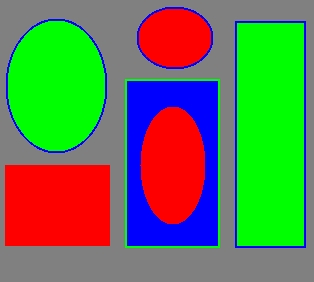
//> input picture BT7/a_pic0.jpg, 314 x 282 px
$ ./ThiGiacMay_BT7 a_pic0.jpg   (built with g++ and OpenCV 4)
//> lines starting //> are read from the running program, lines starting //| are printed output that depends on the picture; after the words box and inside, x2 and y2 are one past the last pixel; in counts of white or black regions, pixels touching at a corner belong together
#include "opencv2/imgproc/imgproc.hpp"
#include "opencv2/highgui/highgui.hpp"
#include <stdlib.h>
#include <stdio.h>

using namespace cv;

/** @function main */
int main( int argc, char** argv )
{

  Mat src, src_gray;
  Mat grad;
  // char* window_name = "Sobel Demo - Simple Edge Detector";
  int scale = 1;
  int delta = 0;
  int ddepth = CV_16S;// to avoid overflow; The depth of the output image

  int threshold = 30000;

  /// Load an image
  src = imread( argv[1] );
//> src is the input picture: 282 rows x 314 cols, CV_8UC3; mean B, G, R 80.9, 123.3, 100.1

  if( !src.data )
  { return -1; }

  // GaussianBlur( src, src, Size(3,3), 0, 0, BORDER_DEFAULT );

  /// Convert it to gray
  cvtColor( src, src_gray, CV_BGR2GRAY );
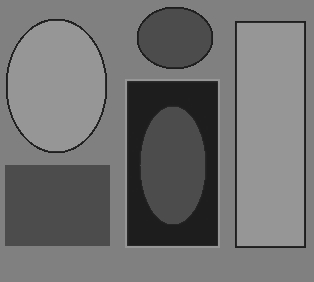
//> src_gray: 282 rows x 314 cols, CV_8UC1; min 28, max 151, mean 111.6

  /// Create window
  // namedWindow( window_name, CV_WINDOW_AUTOSIZE );
  namedWindow( "Iy", CV_WINDOW_AUTOSIZE );
  namedWindow( "Ix", CV_WINDOW_AUTOSIZE );
  namedWindow( "img_out", CV_WINDOW_AUTOSIZE );
  // namedWindow( "grad_x", CV_WINDOW_AUTOSIZE );

  /// Generate grad_x and grad_y
  Mat grad_x, grad_y;// CV_16S
  Mat Ix, Iy;// CV_8U

  /// Gradient X
  //Scharr( src_gray, grad_x, ddepth, 1, 0, scale, delta, BORDER_DEFAULT );
  Sobel( src_gray, grad_x, ddepth, 1, 0, 3, scale, delta, BORDER_DEFAULT );
  convertScaleAbs( grad_x, Ix );// convert CV_16S back to CV_8U
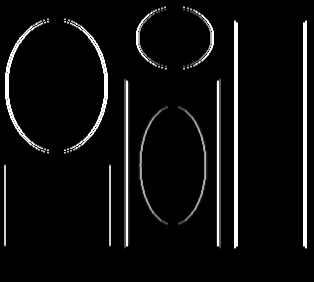
//> Ix: 282 rows x 314 cols, CV_8UC1; min 0, max 255, mean 14.3

  /// Gradient Y
  //Scharr( src_gray, grad_y, ddepth, 0, 1, scale, delta, BORDER_DEFAULT );
  Sobel( src_gray, grad_y, ddepth, 0, 1, 3, scale, delta, BORDER_DEFAULT );
  convertScaleAbs( grad_y, Iy );// convert CV_16S back to CV_8U


  // calc IxIx, IyIy
  Mat IxIx(src_gray.size(), CV_16S), IyIy(src_gray.size(), CV_16S), IxIy(src_gray.size(), CV_16S);// CV_16S - short −32,768 to 32,767
  // float IxIx, IyIy, IxIy, R;
  for (int i = 0; i < src_gray.cols; ++i)
  {
    for (int j = 0; j < src_gray.rows; ++j)
    {
      IxIx.at<short>(i,j) = Ix.at<uchar>(i,j) * Ix.at<uchar>(i,j);
      IyIy.at<short>(i,j) = Iy.at<uchar>(i,j) * Iy.at<uchar>(i,j);
      IxIy.at<short>(i,j) = Ix.at<uchar>(i,j) * Iy.at<uchar>(i,j);
      // [9 lines of commented-out code are left out]
    }
    // printf("\n");
  }
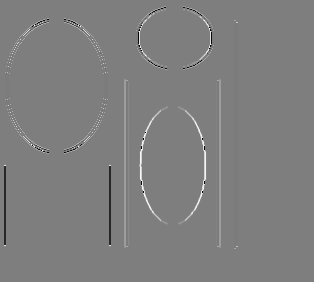
//> IxIx: 282 rows x 314 cols, CV_16SC1; min -32412, max 32761, mean 141.4; drawn with min black and max white
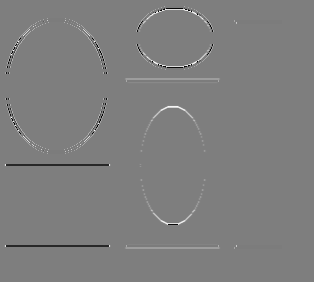
//> IyIy: 282 rows x 314 cols, CV_16SC1; min -32412, max 32761, mean 15.3; drawn with min black and max white
  Mat Ix2, Iy2, IxIy2;
  GaussianBlur( IxIx, Ix2, Size(3,3), 0, 0, BORDER_DEFAULT );
  GaussianBlur( IyIy, Iy2, Size(3,3), 0, 0, BORDER_DEFAULT );
  GaussianBlur( IxIy, IxIy2, Size(3,3), 0, 0, BORDER_DEFAULT );
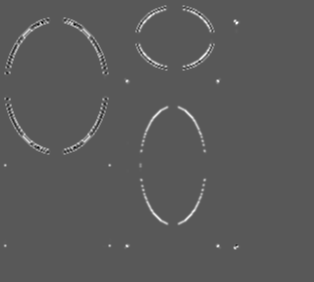
//> IxIy2: 282 rows x 314 cols, CV_16SC1; min -7157, max 13458, mean 156.9; drawn with min black and max white

  Mat img_out(src_gray.size(), CV_8U);
  // float Gxx, Gyy, Gxy, R;
  Mat Gxx, Gyy, Gxy;
  float R;
  convertScaleAbs( Ix2, Gxx );
  convertScaleAbs( Iy2, Gyy );
  convertScaleAbs( IxIy2, Gxy );
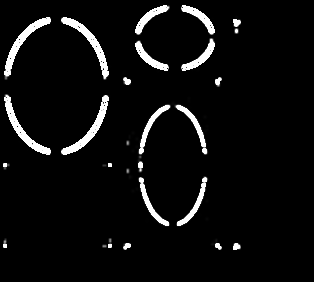
//> Gxy: 282 rows x 314 cols, CV_8UC1; min 0, max 255, mean 14.1

  for (int i = 0; i < src_gray.cols; ++i)
  {
    for (int j = 0; j < src_gray.rows; ++j)
    {
      float Gxx_ = (float)Gxx.at<uchar>(i,j);
      float Gyy_ = (float)Gyy.at<uchar>(i,j);
      float Gxy_ = (float)Gxy.at<uchar>(i,j);
      // [7 lines of commented-out code are left out]

      float det_H = Gxx_*Gyy_ - Gxy_*Gxy_;
      float trace_H = Gxx_ + Gyy_;
      R = det_H - 0.04*trace_H*trace_H;
      if (R > threshold)
      {
          // printf("%.2f ", R);
          img_out.at<uchar>(i,j) = 255;
      }
      else
        img_out.at<uchar>(i,j) = 0;
    }
    // printf("\n");
  }
//> this loop made 314 passes
//> R on passes 1 to 3: 0, 0, 0
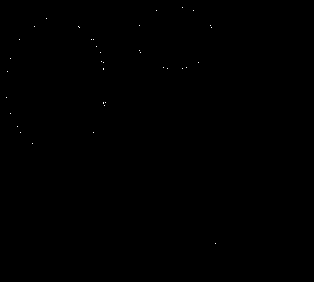
//> img_out: 282 rows x 314 cols, CV_8UC1; 0.04% white in thin lines or dots, all inside (x1, y1, x2, y2) = (6, 7, 216, 244)
//> after the loop, R = 0
  // [22 lines of commented-out code are left out]
  imshow( "Iy", Iy );
  imshow( "Ix", Ix );
  imshow( "img_out", img_out );
  // imshow( "grad_y", grad_y );
  // imshow( "grad_x", grad_x );
  // imshow( window_name, grad );

  waitKey(0);

  return 0;
  }

$ run again, on BT7/a_pic3.jpg
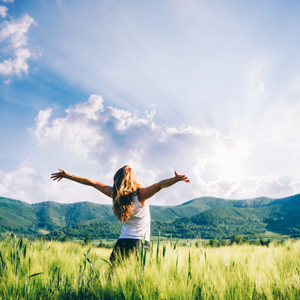
//> input picture BT7/a_pic3.jpg, 300 x 300 px
//> src is the input picture: 300 rows x 300 cols, CV_8UC3; mean B, G, R 183.7, 189.1, 175.2
//> after the loop `for (int i = 0; i < src_gray.cols; ++i)`:
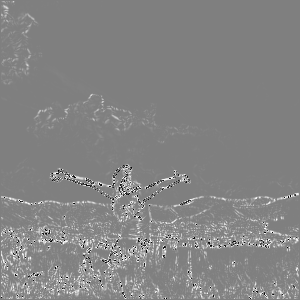
//> IxIy: 300 rows x 300 cols, CV_16SC1; min -32672, max 32747, mean 1463.7; drawn with min black and max white
//> `convertScaleAbs( IxIy2, Gxy );`:
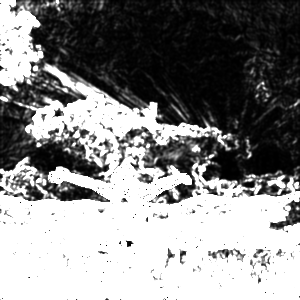
//> Gxy: 300 rows x 300 cols, CV_8UC1; min 0, max 255, mean 137
//> the loop `for (int i = 0; i < src_gray.cols; ++i)` made 300 passes
//> R on passes 1 to 3: 117, 48, -16.04
//> after the loop `for (int i = 0; i < src_gray.cols; ++i)`: R = -55304.6
